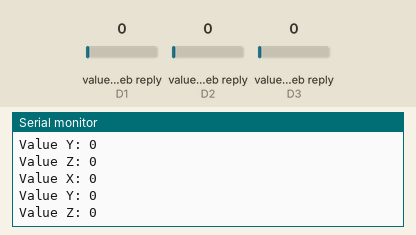
This sketch was run on a simulated Arduino MKR. Shown: the last lines printed to the serial monitor. The test bench sets the inputs (shaded band); at power-on: value in the web reply (sensors on D1, D2, D3) 0. WiFi joins after 1.5 s; servers stay silent unless stated; web services answer with replies made up by the test bench; not simulated (calls return 0 or success): secrets.h.

Above: at 11.5 s.
11.6 s: value in the web reply (sensor on D1) set to 2
At 14.81 s:
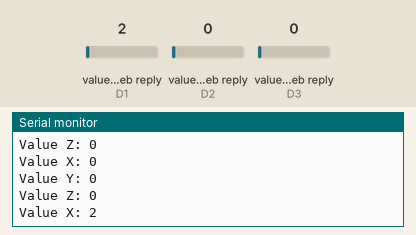
18.5 s: value in the web reply (sensor on D2) set to 2
At 19.01 s:
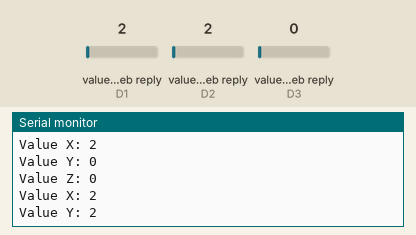
25.4 s: value in the web reply (sensor on D3) set to 2
At 28.1 s:
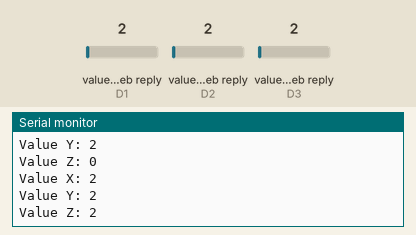
32.3 s: value in the web reply (sensor on D1) set to 25
At 35.2 s:
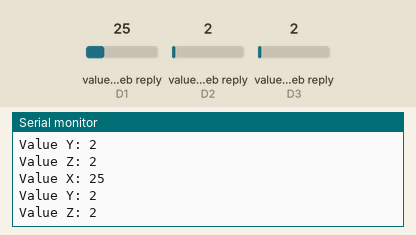
39.2 s: value in the web reply (sensor on D2) set to 25
At 43.6 s:
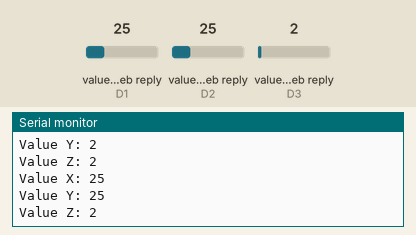
46.1 s: value in the web reply (sensor on D3) set to 25
At 47.8 s:
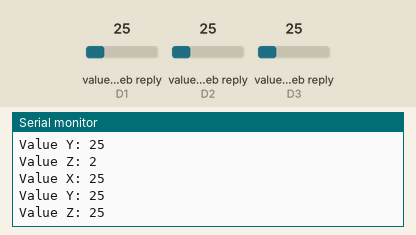
Timing chart, 0 to 49.3 s (numbered marks = the images above; inputs shaded):
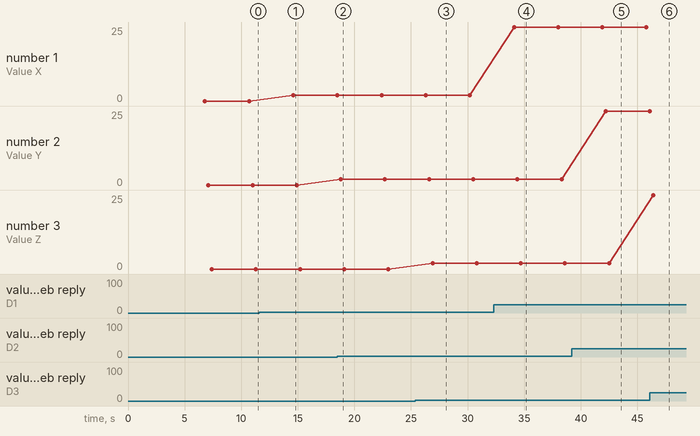

Measured:
- after the input at 11.6 s, the serial monitor: prints a new line after 3.0 s (image 1)
- after the input at 18.5 s, the serial monitor: prints a new line after 0.30 s (image 2)
- after the input at 25.4 s, the serial monitor: prints a new line after 1.5 s (image 3)
- after the input at 32.3 s, the serial monitor: prints a new line after 1.8 s (image 4)
- after the input at 39.2 s, the serial monitor: prints a new line after 3.0 s (image 5)
- after the input at 46.1 s, the serial monitor: prints a new line after 0.31 s (image 6)
- plotted number 1: 0 → 2 after the input at 11.6 s, 2 → 25 after the input at 32.3 s

The sketch:

IoTServer.ino
```cpp
#include "ThingSpeak.h"
#include <WiFiNINA.h>
#include "secrets.h"

char ssid[] = SECRET_SSID;   // your network SSID (name)
char pass[] = SECRET_PASS;   // your network password
int keyIndex = 0;            // your network key Index number (needed only for WEP)
WiFiClient  client;

// Weather station channel details
unsigned long readChannelNumber = SECRET_CH_ID;
unsigned int Xdata = 1;
unsigned int Ydata = 2;
unsigned int Zdata = 3;

const char * readAPIKey = SECRET_READ_APIKEY;


void setup() {
  Serial.begin(115200);      // Initialize serial
  ThingSpeak.begin(client);  // Initialize ThingSpeak
}

void loop() {

  int statusCode = 0;

  // Connect or reconnect to WiFi
  if (WiFi.status() != WL_CONNECTED) {
    Serial.print("Attempting to connect to SSID: ");
    Serial.println(SECRET_SSID);
    while (WiFi.status() != WL_CONNECTED) {
      WiFi.begin(ssid, pass); // Connect to WPA/WPA2 network. Change this line if using open or WEP network
      Serial.print(".");
      delay(5000);
    }
    Serial.println("\nConnected");
  }

  // Obtain values for field Y X

  long x = ThingSpeak.readIntField(readChannelNumber, Xdata, readAPIKey);
  // Check the status of the read operation to see if it was successful
  statusCode = ThingSpeak.getLastReadStatus();

  // Mapping of the Read Field parameter
  //float mapX= map(x,-4.0,4.0,1.0,10.0);

  if (statusCode == 200) {
    Serial.println("Value X: " + String(x));
    //Servo.write(inclinacionX);

  }
  else {
    Serial.println("Problem reading channel. HTTP error code " + String(statusCode));
  }


  // Obtain values for field Y

  long y = ThingSpeak.readIntField(readChannelNumber, Ydata, readAPIKey);
  // Check the status of the read operation to see if it was successful
  statusCode = ThingSpeak.getLastReadStatus();

  // Mapping of the Read Field parameter
  //float mapY = map(y, -10.0, 4.0, 1.0, 10.0);


  if (statusCode == 200) {
    Serial.println("Value Y: " + String(y));
    //Servo.write(inclinacionY);

  }
  else {
    Serial.println("Problem reading channel. HTTP error code " + String(statusCode));
  }

  // Obtain values for field Z

  long z = ThingSpeak.readIntField(readChannelNumber, Zdata, readAPIKey);
  // Check the status of the read operation to see if it was successful
  statusCode = ThingSpeak.getLastReadStatus();

  // Mapping of the Read Field parameter
  //float mapZ = map(z, -4.0, 4.0, 1.0, 10.0);


  if (statusCode == 200) {
    Serial.println("Value Z: " + String(z));
    //Servo.write(inclinacionZ);
  }

  else {
    Serial.println("Problem reading channel. HTTP error code " + String(statusCode));
  }
  delay(3000); // No need to read the temperature too often.

}
```
